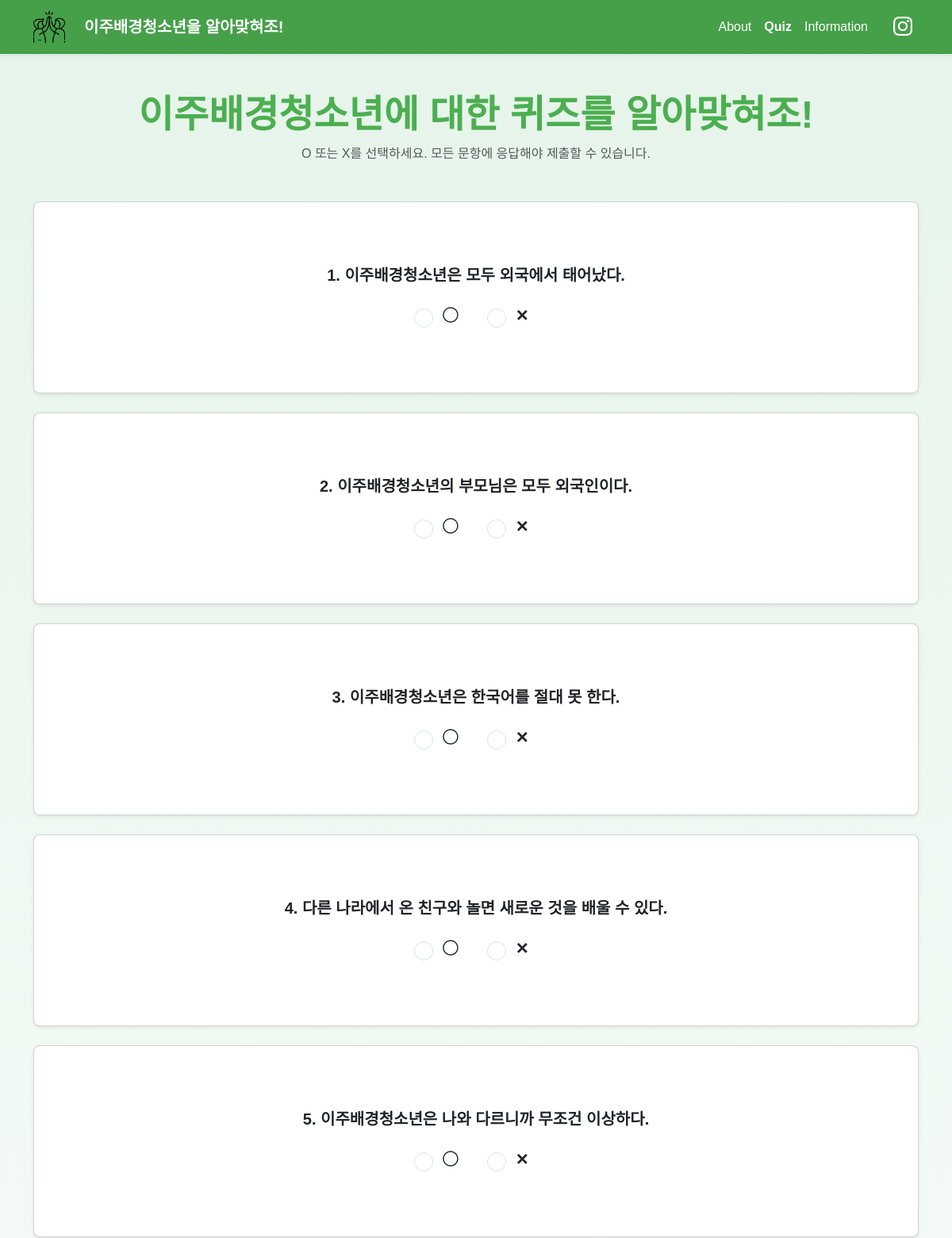
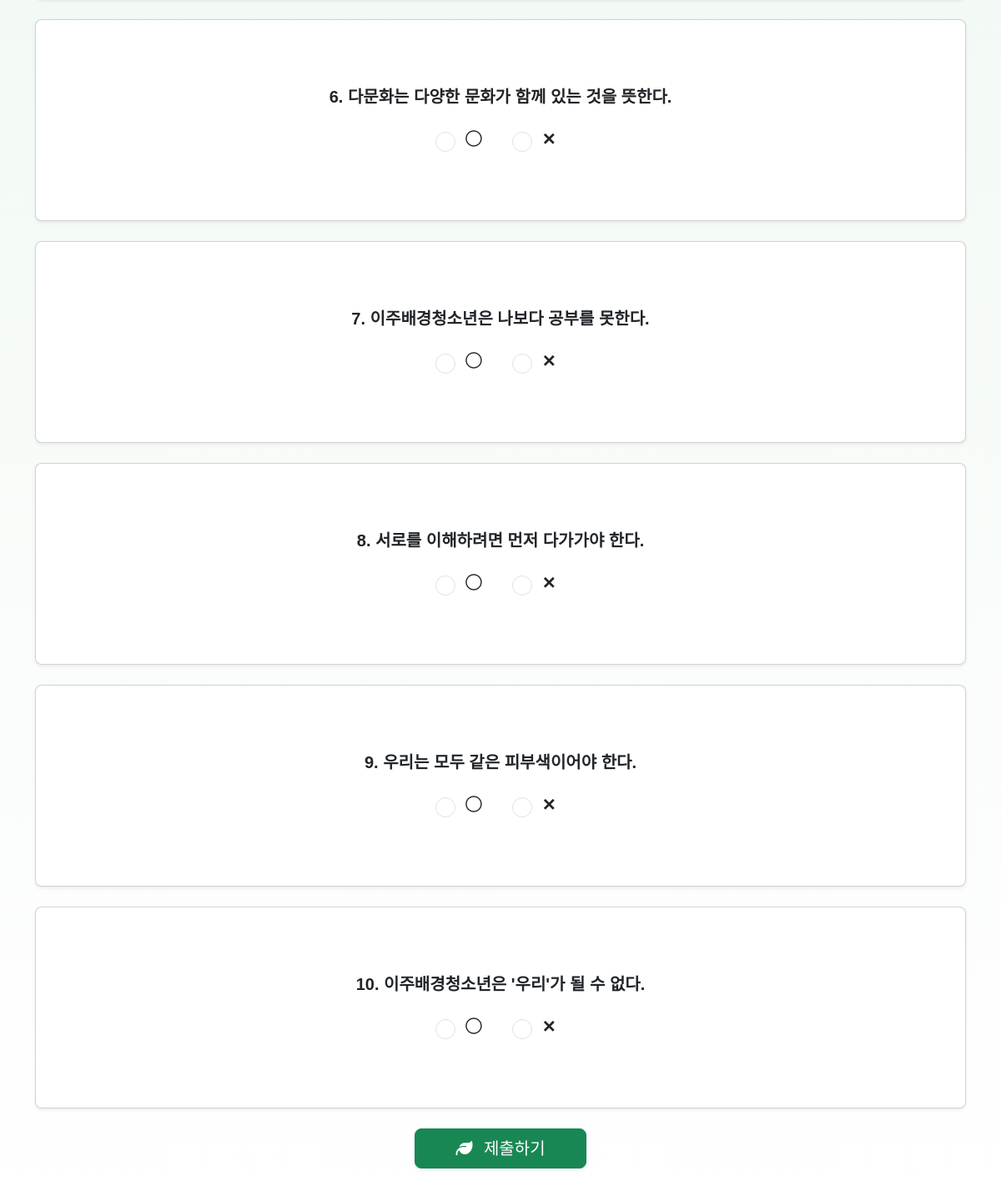
The page /quiz/ on the database as committed earlier (2 pictures, top to bottom).
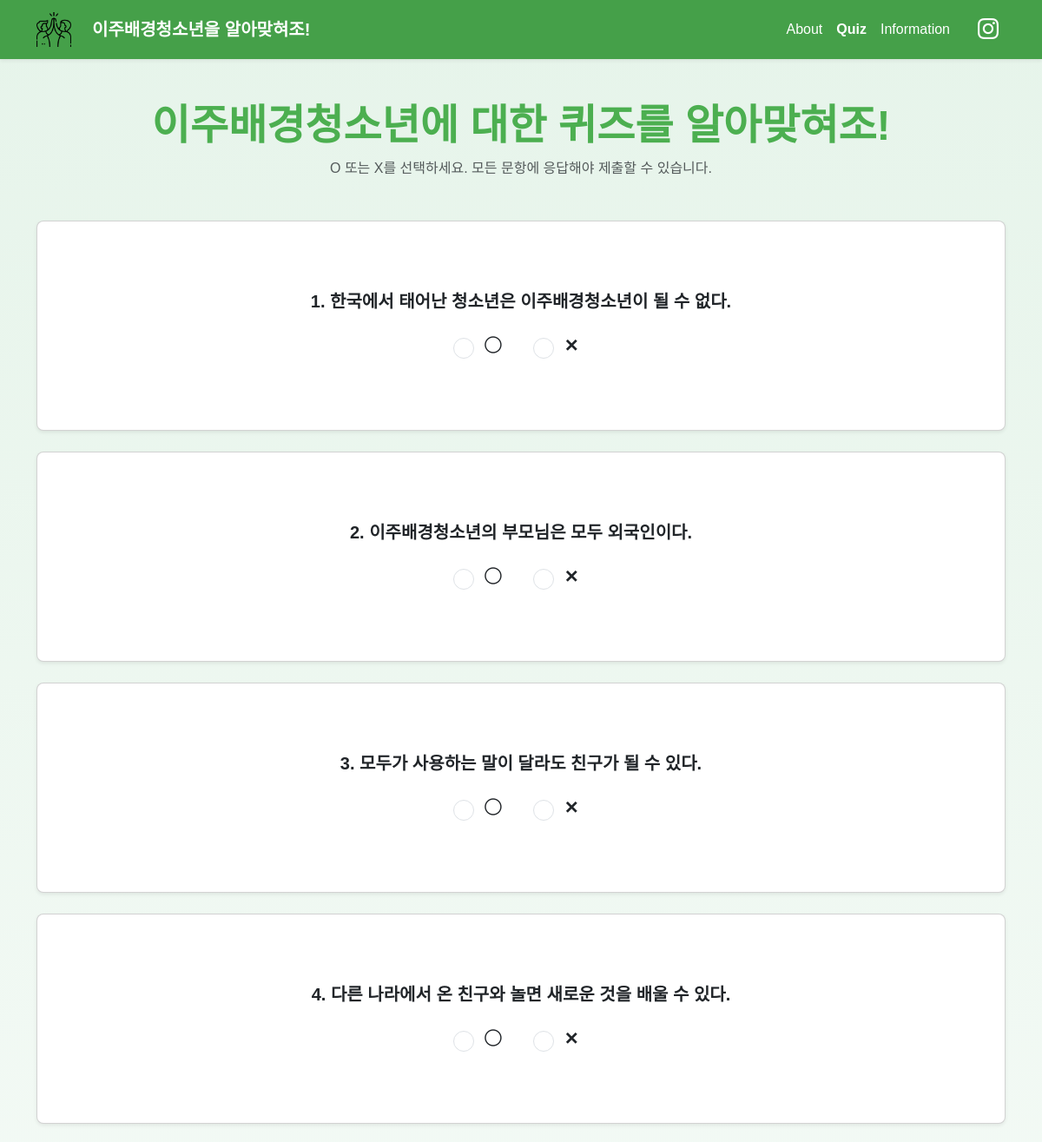
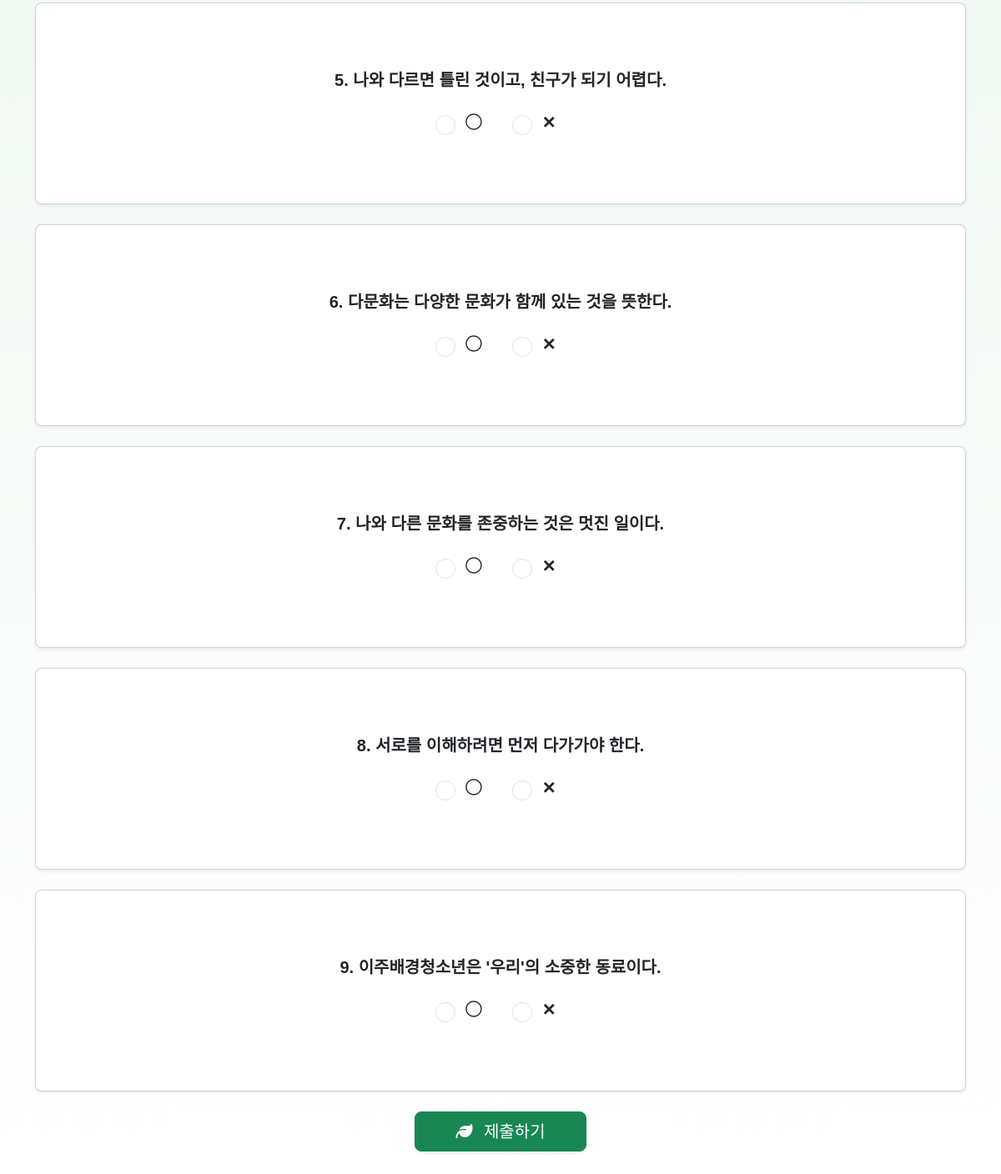
The same page on the database as committed later (2 pictures, top to bottom).
### quiz/models.py (models this page shows, shortened)
class Question(models.Model):
    text = models.TextField()  # 문제 내용
    explanation = models.TextField(blank=True)  # 해설
    correct_answer = models.CharField(max_length=10)    # 정답 ("O", "X")

### quiz/views.py (the view, shortened to what this page needs)
# urls.py: path('', views.quiz_view, name='quiz'),
def quiz_view(request):
    questions = Question.objects.all()
    return render(request, 'quiz/quiz_form.html', {'questions': questions})

### templates/quiz/quiz_form.html (shortened to what this page needs)
{% extends "base.html" %}
{% load static %}
{% block content %}
<div class="container my-5">
  <div class="text-center mb-5">
    <h1 class="fw-bold display-5" style="color: green;">이주배경청소년에 대한 퀴즈를 알아맞혀조!</h1>
    <p class="text-muted">O 또는 X를 선택하세요. 모든 문항에 응답해야 제출할 수 있습니다.</p>
  </div>
  <form method="post">
    {% for q in questions %}
    <div class="card shadow-sm mb-4 rounded-3">
      <div class="card-body text-center" style="padding-top: 5rem; padding-bottom: 5rem;">
        <h5 class="card-title mb-4 fw-bold">{{ forloop.counter }}. {{ q.text }}</h5>
        <div class="d-flex justify-content-center gap-5">
          <div class="form-check">
            <input class="form-check-input fs-4" type="radio" name="question_{{ q.id }}" value="O" id="q{{ q.id }}o">
            <label class="form-check-label fs-5 fw-bold" for="q{{ q.id }}o">◯</label>
          </div>
          <div class="form-check">
            <input class="form-check-input fs-4" type="radio" name="question_{{ q.id }}" value="X" id="q{{ q.id }}x">
            <label class="form-check-label fs-5 fw-bold" for="q{{ q.id }}x">✕</label>
          </div>
        </div>
      </div>
    </div>
    {% endfor %}
    <div class="text-center">
      <button type="submit" class="btn btn-lg btn-success px-5 shadow-sm">
        <i class="fas fa-leaf me-2"></i> 제출하기
      </button>
    </div>
  </form>
</div>
{% endblock %}

### templates/base.html (shortened to what this page needs)
{% load static %}
<!DOCTYPE html>
<html lang="ko">
<head>
  <link href="https://cdn.jsdelivr.net/npm/bootstrap@5.3.2/dist/css/bootstrap.min.css" rel="stylesheet">
  <link href="https://cdn.jsdelivr.net/npm/bootstrap-icons@1.10.5/font/bootstrap-icons.css" rel="stylesheet">
  <link rel="stylesheet" href="https://cdnjs.cloudflare.com/ajax/libs/font-awesome/6.5.0/css/all.min.css">
  <link rel="stylesheet" href="{% static 'style.css' %}">
</head>
<body style="font-family: 'Noto Sans KR', sans-serif;">
  <nav class="navbar navbar-expand-lg navbar-dark shadow-sm sticky-top" style="background-color: #45a049;">
    <div class="container">
      <a class="navbar-brand fw-bold d-flex align-items-center" href="/">
        <img src="{% static 'images/logo.png' %}" width="40" height="40" class="me-4 logo-white" alt="로고">
        이주배경청소년을 알아맞혀조!
      </a>
      <div class="collapse navbar-collapse justify-content-end" id="navbarNav">
        <ul class="navbar-nav align-items-center">
          <li class="nav-item">
            <a class="nav-link text-white {% if request.resolver_match.url_name == 'main' %}active fw-bold text-warning{% else %}text-white{% endif %}" href="">About</a>
          </li>
          <li class="nav-item">
            <a class="nav-link text-white {% if request.resolver_match.url_name == 'quiz' %}active fw-bold text-warning{% else %}text-white{% endif %}" href="/quiz">Quiz</a>
          </li>
          <li class="nav-item">
            <a class="nav-link text-white {% if request.resolver_match.url_name == 'info' %}active fw-bold text-warning{% else %}text-white{% endif %}" href="/info">Information</a>
          </li>
          <li class="nav-item ms-3">
            <a class="nav-link" href="https://www.instagram.com/varievalue/" target="_blank">
              <i class="bi bi-instagram text-white" style="font-size: 1.5rem;"></i>
            </a>
          </li>
        </ul>
      </div>
    </div>
  </nav>
  {% block content %}
  {% endblock %}
</body>
</html>

### static/style.css (style rules this page uses)
body { font-family: 'Noto Sans KR', sans-serif !important; }

### templates/base.html (style rules this page uses)
body { font-family: 'Pretendard', sans-serif; background: linear-gradient(to bottom, #e6f4ea, #ffffff); }
h1, h2, h3, .text-primary { color: #4CAF50 !important; }
.card { border: none; box-shadow: 0 4px 8px rgba(76, 175, 80, 0.15); transition: transform 0.3s ease; }

Rows that differ between the two databases and show on the page:
removed Question: text "이주배경청소년은 한국어를 절대 못 한다."
removed Question: text "이주배경청소년은 나보다 공부를 못한다."
removed Question: text "우리는 모두 같은 피부색이어야 한다."
changed Question: text "이주배경청소년은 모두 외국에서 태어났다." → "한국에서 태어난 청소년은 이주배경청소년이 될 수 없다."
added Question: text "모두가 사용하는 말이 달라도 친구가 될 수 있다."
changed Question: text "이주배경청소년은 나와 다르니까 무조건 이상하다." → "나와 다르면 틀린 것이고, 친구가 되기 어렵다."
added Question: text "나와 다른 문화를 존중하는 것은 멋진 일이다."
changed Question: text "이주배경청소년은 '우리'가 될 수 없다." → "이주배경청소년은 '우리'의 소중한 동료이다."
